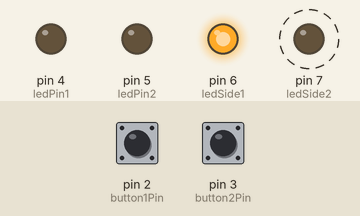
Recording of a sketch running on a simulated Arduino Uno, built with avr-gcc and run on an emulated ATmega328P. Parts: output pins drawn as LEDs (lit = HIGH). Dashed ring = blinking. Inputs (shaded band) come from the test bench; at power-on: pin 2 (button1Pin) LOW, pin 3 (button2Pin) LOW.

Above: at 1.25 s.
1.3 s: pin 2 (button1Pin) pulled HIGH for 0.15 s
At 2.4 s:
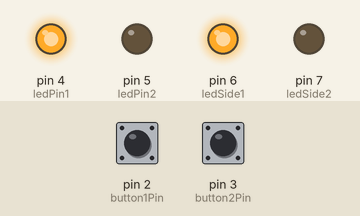
4.4 s: pin 3 (button2Pin) pulled HIGH for 3.2 s
At 7.4 s:
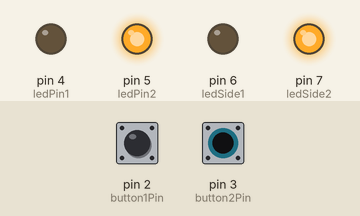
9.1 s: pin 2 (button1Pin) pulled HIGH for 3.2 s
At 16.45 s:
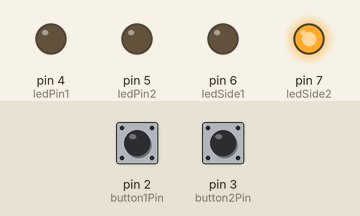
Timing chart, 0 to 19.8 s (numbered marks = the images above; inputs shaded):
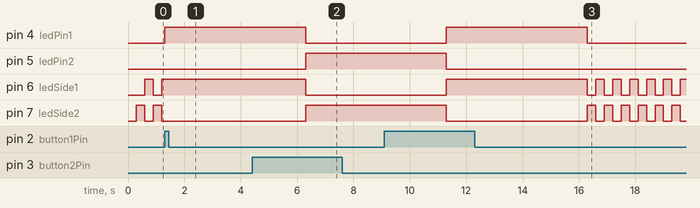

The sketch:

GameBuzzerNoDelay.ino
```cpp
//global variables

//pins
const int button1Pin = 2;//button 1
const int button2Pin = 3;//button 2
const int ledPin1 = 4;//button 1 LED
const int ledPin2 = 5;//button 2 LED
const int ledSide1 = 6;//LED row for side 1
const int ledSide2 = 7;//LED row for side 2

//variables for no delay
unsigned long previousMillis = 0;
unsigned long previousMillis2 = 0;
const long interval = 300;

//set LED states to LOW
int led1State = LOW;
int led2State = LOW;

//set button states to low
int buttonState1 = LOW;
int buttonState2 = LOW;

//button pressed boolean
boolean buttonPressed = false;


void setup() {
  //initialize
  pinMode(ledPin1, OUTPUT);
  pinMode(ledPin2, OUTPUT);
  pinMode(button1Pin, INPUT);
  pinMode(button2Pin, INPUT);
  pinMode(ledSide1, OUTPUT);
  pinMode(ledSide2, OUTPUT);

}

//functions

void blinkLED() {
  unsigned long currentMillis = millis();

    if (currentMillis - previousMillis >= interval) {
      //save last blinked time
      previousMillis = currentMillis;

      if (led1State == LOW && led2State == HIGH) {
        led1State = HIGH;
        led2State = LOW;
      }
      else {
        led1State = LOW;
        led2State = HIGH;
      }
      digitalWrite(ledSide2, led2State);
      digitalWrite(ledSide1, led1State);
    }
}


void pressButton(int side) {
  if (side == 1) {
    digitalWrite(ledPin1, HIGH);
    digitalWrite(ledSide1, HIGH);
    digitalWrite(ledSide2, LOW);
    digitalWrite(ledPin2, LOW);
  }
  if (side == 2) {
    digitalWrite(ledPin2, HIGH);
    digitalWrite(ledSide2, HIGH);
    digitalWrite(ledSide1, LOW);
    digitalWrite(ledPin1, LOW);
  }
  else {
    return;
  }
}
//main loop
void loop() {

  blinkLED();

  if (buttonPressed == false) {
    if (digitalRead(button1Pin) == HIGH) {
      pressButton(1);
      buttonPressed = true;
    }
    else if (digitalRead(button2Pin) == HIGH) {
      pressButton(2);
      buttonPressed = true;
    }
  }
  if (buttonPressed == true) { //reset
    delay(5000);
    buttonPressed = false;
    digitalWrite(ledPin1, LOW);
    digitalWrite(ledPin2, LOW);

  }
}
```

Measured:
- after the input at 1.3 s, pin 4 (ledPin1): LOW → HIGH at once; pin 6 (ledSide1): stops changing and stays HIGH; pin 7 (ledSide2): stops changing and stays LOW
- after the input at 4.4 s, pin 5 (ledPin2): LOW → HIGH after 1.9 s; pin 6 (ledSide1): goes on until 6.3 s, then stays LOW; pin 7 (ledSide2): goes on until 6.3 s, then stays HIGH
- after the input at 9.1 s, pin 4 (ledPin1): LOW → HIGH after 2.2 s, → LOW 5.0 s later
- by itself, pin 7 (ledSide2): alternates HIGH for 0.30 s and LOW for 0.30 s
